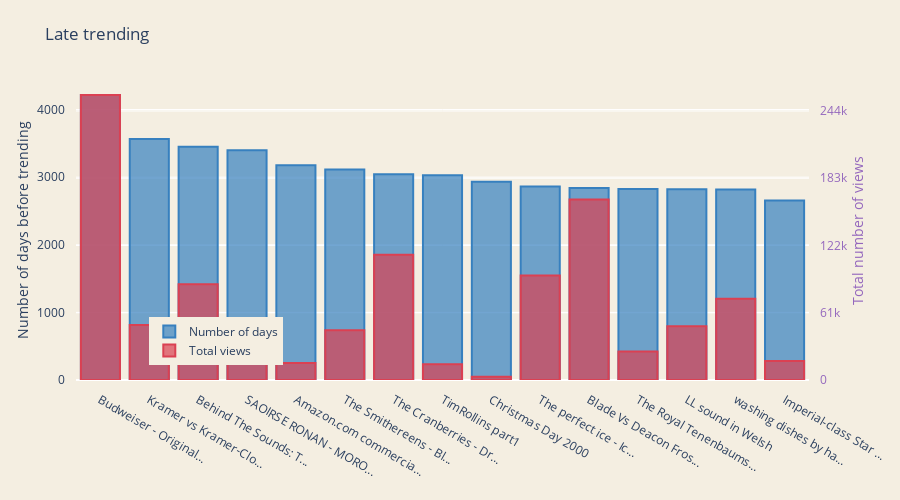

Notebook source saved alongside this figure:
### Markdown cell above
### Videos that took longest before trending

### Code cell
max_title_length=20
number_of_late_trending=15
us_videos_drop_duplicates['days_before_trending']=us_videos['days_before_trending'].astype(float)
late_trending=us_videos_drop_duplicates.sort_values(['days_before_trending'], ascending=False).head(number_of_late_trending)
late_trending_title=[(x if len(x)<=max_title_length else x[:max_title_length]+'...') for x in late_trending.title.values]
late_trending_days=late_trending.days_before_trending.values
late_trending_views=late_trending.views.values

trace1=go.Bar(
    x=late_trending_title,
    y=late_trending_days,
    name='Number of days',
    marker=dict(
        color='rgba(55,128,191,0.7)',
        line=dict(
            color='rgba(55,128,191,1.0)',
            width=2
        )
    )
)

trace2=go.Bar(
    x=late_trending_title,
    y=late_trending_views,
    name='Total views',
    marker=dict(
        color='rgba(219,64,82,0.7)',
        line=dict(
            color='rgba(219,64,82,1.0)',
            width=2
        )
    ),
    yaxis='y2'
)

data = [trace1, trace2]
layout = go.Layout(
    barmode='group',
    title = 'Late trending',
    width=900,
    height=500,
    margin=go.Margin(
        l=75,
        r=75,
        b=120,
        t=80,
        pad=10
    ),
    paper_bgcolor='rgb(244, 238, 225)',
    plot_bgcolor='rgb(244, 238, 225)',
    yaxis = dict(
        title= 'Number of days before trending',
        anchor = 'x',
        rangemode='tozero'
    ),   
    yaxis2=dict(
        title='Total number of views',
        titlefont=dict(
            color='rgb(148, 103, 189)'
        ),
        tickfont=dict(
            color='rgb(148, 103, 189)'
        ),
        overlaying='y',
        side='right',
        anchor = 'x',
        rangemode = 'tozero',
        dtick = 61000
    ),
    #legend=dict(x=-.1, y=1.2)
    legend=dict(x=0.1, y=0.05)
)

fig = go.Figure(data=data, layout=layout)
py.iplot(fig)

### Figure 1 — Plotly figure (JSON) as saved in the notebook; plotly's stock layout.template omitted (floating-point values rounded to 4 significant figures)
{"data": [{"marker": {"color": "rgba(55,128,191,0.7)", "line": {"color": "rgba(55,128,191,1.0)", "width": 2}}, "name": "Number of days", "type": "bar", "x": ["Budweiser - Original...", "Kramer vs Kramer-Clo...", "Behind The Sounds: T...", "SAOIRSE RONAN - MORO...", "Amazon.com commercia...", "The Smithereens - Bl...", "The Cranberries - Dr...", "TimRollins part1", "Christmas Day 2000", "The perfect ice - Ic...", "Blade Vs Deacon Fros...", "The Royal Tenenbaums...", "LL sound in Welsh", "washing dishes by ha...", "Imperial-class Star ..."], "y": [4215, 3563, 3448, 3398, 3176, 3113, 3044, 3027, 2933, 2862, 2839, 2823, 2820, 2816, 2653]}, {"marker": {"color": "rgba(219,64,82,0.7)", "line": {"color": "rgba(219,64,82,1.0)", "width": 2}}, "name": "Total views", "type": "bar", "x": ["Budweiser - Original...", "Kramer vs Kramer-Clo...", "Behind The Sounds: T...", "SAOIRSE RONAN - MORO...", "Amazon.com commercia...", "The Smithereens - Bl...", "The Cranberries - Dr...", "TimRollins part1", "Christmas Day 2000", "The perfect ice - Ic...", "Blade Vs Deacon Fros...", "The Royal Tenenbaums...", "LL sound in Welsh", "washing dishes by ha...", "Imperial-class Star ..."], "y": [258506, 49942, 86744, 26482, 15382, 45096, 113672, 14289, 2863, 94694, 163780, 25796, 48682, 73685, 17273], "yaxis": "y2"}], "layout": {"barmode": "group", "height": 500, "legend": {"x": 0.1, "y": 0.05}, "margin": {"b": 120, "l": 75, "pad": 10, "r": 75, "t": 80}, "paper_bgcolor": "rgb(244, 238, 225)", "plot_bgcolor": "rgb(244, 238, 225)", "title": {"text": "Late trending"}, "width": 900, "yaxis": {"anchor": "x", "rangemode": "tozero", "title": {"text": "Number of days before trending"}}, "yaxis2": {"anchor": "x", "dtick": 61000, "overlaying": "y", "rangemode": "tozero", "side": "right", "tickfont": {"color": "rgb(148, 103, 189)"}, "title": {"font": {"color": "rgb(148, 103, 189)"}, "text": "Total number of views"}}}}
